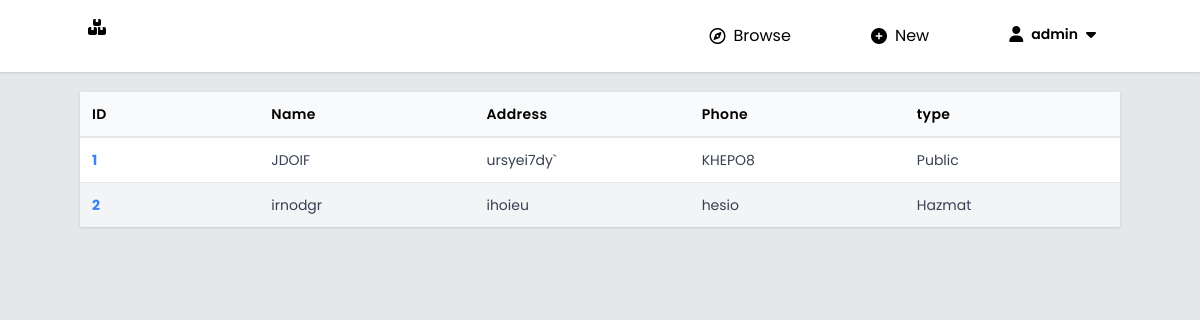
/sites/ (signed in), run on an earlier commit of the app's database.
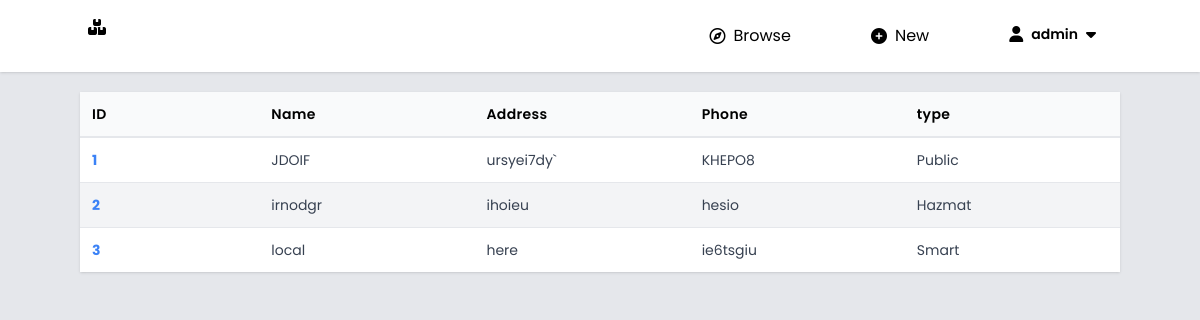
And on a later commit of the database.
### storagesites/models.py (models this page shows, shortened)
class Site(models.Model):
    SITE_TYPES = [
            ("Public", "public"),
            ("Private", "private"),
            ("Smart", "smart"),
            ("Hazmat", "hazmat"),
            ("Cold storage", "cold"),
            ("Distribution Center", "distribution"),
        ]
    site_id = models.IntegerField(primary_key=True)
    site_name = models.CharField(max_length=100)
    site_type = models.CharField(max_length=50, choices=SITE_TYPES)
    site_img = models.ImageField(upload_to="imgs/", null=True, blank=True)
    site_addr = models.CharField(max_length=200)
    site_phone = models.CharField(max_length=12)

### storagesites/views.py (the view)
# urls.py: path("", views.index, name="categories"),
@login_required
def index(req):
    username = req.user.username
    sites = Site.objects.all()
    context = {"sites": sites, "count": get_count(), "username": req.user.username}
    return render(req, "storagesites/index.html", context)

### utils/count.py (called while the page is built)
def get_count():
    return {
        "items": Item.objects.count(),
        "suppliers": Supplier.objects.count(),
        "sites": Site.objects.count(),
        "categories": Category.objects.count(),
        "orders": 0,
    }

### storagesites/templates/storagesites/index.html (shortened to what this page needs)
{% extends 'main/base.html' %}
{% load static %}
{% block table %}
<section class="overflow-auto rounded-m shadow">
	<table class="w-full">
		<thead class="border-b-2 border-gray-200 bg-gray-50">
			<tr class="">
				<th class="w-20 p-3 text-sm font-semibold tracking-wide text-left">ID</th>
				<th class="w-24 p-3 text-sm font-semibold tracking-wide text-left">Name</th>
				<th class="w-24 p-3 text-sm font-semibold tracking-wide text-left">Address</th>
				<th class="w-24 p-3 text-sm font-semibold tracking-wide text-left">Phone</th>
				<th class="w-24 p-3 text-sm font-semibold tracking-wide text-left">type</th>
			</tr>
		</thead>
		<tbody class="divide-y devide-gray-200">
			{% for s in sites %}
			<tr class="{% cycle 'bg-white' 'bg-gray-100' %} hover:bg-gray-200 duration-250">
				<td class="p-3 text-sm text-gary-700 text-left">
					<a href="/sites/{{ s.site_id }}" class="text-blue-500 font-bold hover:underline">
						{{ s.site_id }}
					</a>
				</td>
				<td class="p-3 text-sm text-gary-700 text-left whitespace-nowrap">
					{{ s.site_name }}
				</td>
				<td class="p-3 text-sm text-gary-700 text-left whitespace-nowrap">
					{{ s.site_addr }}
				</td>
				<td class="p-3 text-sm text-gary-700 text-left whitespace-nowrap">
					{{ s.site_phone }}
				</td>
				<td class="p-3 text-sm text-gary-700 text-left whitespace-nowrap">
					{{ s.site_type }}
				</td>
			</tr>
			{% endfor %}
		</tbody>
	</table>
</section>
{% endblock %}

What changed in the data, as far as the page shows it:
added Site: site_id "3", site_name "local", site_addr "here", site_phone "ie6tsgiu", site_type "Smart"
